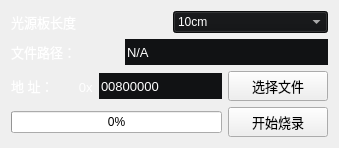
            <widget class="QWidget" name="page_23">
             <layout class="QGridLayout" name="gridLayout_29">
              <item row="0" column="0">
               <layout class="QHBoxLayout" name="horizontalLayout_111">
                <item>
                 <widget class="QLabel" name="label_155">
                  <property name="font">
                   <font>
                    <pointsize>10</pointsize>
                   </font>
                  </property>
                  <property name="styleSheet">
                   <string notr="true">color:#ffffff</string>
                  </property>
                  <property name="text">
                   <string>光源板长度</string>
                  </property>
                 </widget>
                </item>
                <item>
                 <widget class="QComboBox" name="comboBox_7">
                  <property name="styleSheet">
                   <string notr="true">background-color: rgb(17, 18, 20);
color:rgb(255,255,255);</string>
                  </property>
                  <item>
                   <property name="text">
                    <string>10cm</string>
                   </property>
                  </item>
                  <item>
                   <property name="text">
                    <string>30cm</string>
                   </property>
                  </item>
                  <item>
                   <property name="text">
                    <string>50cm</string>
                   </property>
                  </item>
                 </widget>
                </item>
               </layout>
              </item>
              <item row="1" column="0">
               <layout class="QHBoxLayout" name="horizontalLayout_109">
                <item>
                 <widget class="QLabel" name="label_99">
                  <property name="font">
                   <font>
                    <pointsize>10</pointsize>
                   </font>
                  </property>
                  <property name="styleSheet">
                   <string notr="true">color:#ffffff</string>
                  </property>
                  <property name="text">
                   <string>文件路径：</string>
                  </property>
                 </widget>
                </item>
                <item>
                 <spacer name="horizontalSpacer_49">
                  <property name="orientation">
                   <enum>Qt::Horizontal</enum>
                  </property>
                  <property name="sizeType">
                   <enum>QSizePolicy::Fixed</enum>
                  </property>
                  <property name="sizeHint" stdset="0">
                   <size>
                    <width>43</width>
                    <height>20</height>
                   </size>
                  </property>
                 </spacer>
                </item>
                <item>
                 <widget class="QLineEdit" name="insName_13">
                  <property name="minimumSize">
                   <size>
                    <width>100</width>
                    <height>26</height>
                   </size>
                  </property>
                  <property name="maximumSize">
                   <size>
                    <width>500</width>
                    <height>16777215</height>
                   </size>
                  </property>
                  <property name="font">
                   <font>
                    <pointsize>10</pointsize>
                   </font>
                  </property>
                  <property name="styleSheet">
                   <string notr="true">background-color: rgb(17, 18, 20);
border:none;
color:#ffffff;</string>
                  </property>
                  <property name="text">
                   <string>N/A</string>
                  </property>
                 </widget>
                </item>
               </layout>
              </item>
              <item row="2" column="0">
               <layout class="QHBoxLayout" name="horizontalLayout_108">
                <item>
                 <widget class="QLabel" name="label_98">
                  <property name="font">
                   <font>
                    <pointsize>10</pointsize>
                   </font>
                  </property>
                  <property name="styleSheet">
                   <string notr="true">color:#ffffff</string>
                  </property>
                  <property name="text">
                   <string>地 址：       0x</string>
                  </property>
                 </widget>
                </item>
                <item>
                 <widget class="QLineEdit" name="insName_12">
                  <property name="minimumSize">
                   <size>
                    <width>100</width>
                    <height>26</height>
                   </size>
                  </property>
                  <property name="maximumSize">
                   <size>
                    <width>500</width>
                    <height>16777215</height>
                   </size>
                  </property>
                  <property name="font">
                   <font>
                    <pointsize>10</pointsize>
                   </font>
                  </property>
                  <property name="styleSheet">
                   <string notr="true">background-color: rgb(17, 18, 20);
border:none;
color:#ffffff;</string>
                  </property>
                  <property name="text">
                   <string>00800000</string>
                  </property>
                 </widget>
                </item>
                <item>
                 <widget class="QPushButton" name="pushButton_9">
                  <property name="minimumSize">
                   <size>
                    <width>100</width>
                    <height>30</height>
                   </size>
                  </property>
                  <property name="maximumSize">
                   <size>
                    <width>100</width>
                    <height>16777215</height>
                   </size>
                  </property>
                  <property name="font">
                   <font>
                    <pointsize>10</pointsize>
                   </font>
                  </property>
                  <property name="styleSheet">
                   <string notr="true">#pushButton_7
{
border-radius:8px;
color: #FFFFFF;
 background-color: #333333; 

}

#pushButton_7::hover
{	
color: #FFFFFF;

background-color: #1781b5;

}

#pushButton_7::pressed,QPushButton::checked
{
    color: #FFFFFF;
   background-color: #718093;
}</string>
                  </property>
                  <property name="text">
                   <string>选择文件</string>
                  </property>
                 </widget>
                </item>
               </layout>
              </item>
              <item row="3" column="0">
               <layout class="QHBoxLayout" name="horizontalLayout_110">
                <item>
                 <widget class="QProgressBar" name="progressBar">
                  <property name="value">
                   <number>0</number>
                  </property>
                 </widget>
                </item>
                <item>
                 <widget class="QPushButton" name="pushButton_10">
                  <property name="minimumSize">
                   <size>
                    <width>100</width>
                    <height>30</height>
                   </size>
                  </property>
                  <property name="maximumSize">
                   <size>
                    <width>100</width>
                    <height>16777215</height>
                   </size>
                  </property>
                  <property name="font">
                   <font>
                    <pointsize>10</pointsize>
                   </font>
                  </property>
                  <property name="styleSheet">
                   <string notr="true">#pushButton_7
{
border-radius:8px;
color: #FFFFFF;
 background-color: #333333; 

}

#pushButton_7::hover
{	
color: #FFFFFF;

background-color: #1781b5;

}

#pushButton_7::pressed,QPushButton::checked
{
    color: #FFFFFF;
   background-color: #718093;
}</string>
                  </property>
                  <property name="text">
                   <string>开始烧录</string>
                  </property>
                 </widget>
                </item>
               </layout>
              </item>
             </layout>
            </widget>
